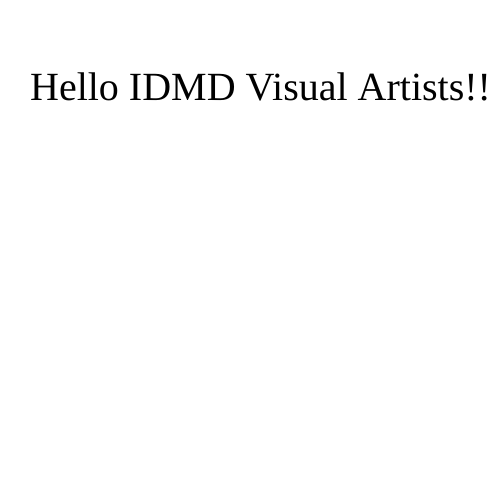
Frame 1 (no input)
Frame 60 (no input): identical to frame 1, image omitted
Frame 120 (the mouse pressed at the canvas centre since frame 60): identical to frame 1, image omitted

The p5.js sketch that drew this single still picture (run headless with seeded random() and noise() and a simulated clock; from frame 60 on, the mouse is pressed at the canvas centre):

// p5.js sketch
// ── sketch.js
function setup() {
  createCanvas(500, 500);
  textSize(40);
  textFont("Yeon Sung")
}

function draw() {
  background(255);
  text("Hello IDMD Visual Artists!!", 30, 100);
}
